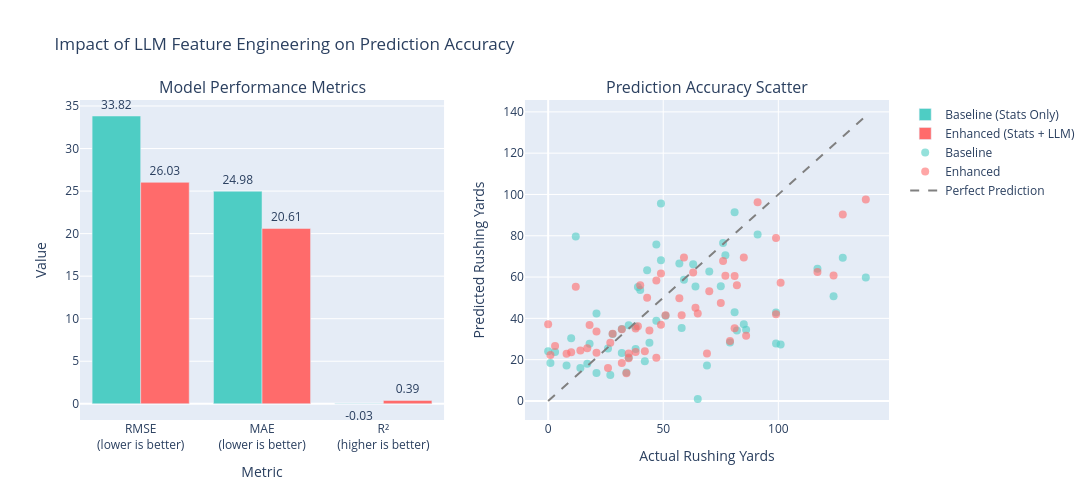

Notebook source saved alongside this figure:
### Code cell
import plotly.graph_objects as go
from plotly.subplots import make_subplots

# Calculate metrics for both models
rmse_baseline = np.sqrt(mean_squared_error(y_test, y_pred_baseline))
rmse_enhanced = np.sqrt(mean_squared_error(y_test, y_pred_test))
mae_baseline = mean_absolute_error(y_test, y_pred_baseline)
mae_enhanced = mean_absolute_error(y_test, y_pred_test)
r2_baseline = r2_score(y_test, y_pred_baseline)
r2_enhanced = r2_score(y_test, y_pred_test)

# Create subplots: 1 row, 2 columns
fig = make_subplots(
    rows=1, cols=2,
    subplot_titles=('Model Performance Metrics', 'Prediction Accuracy Scatter'),
    specs=[[{"type": "bar"}, {"type": "scatter"}]]
)

# Subplot 1: Bar chart comparing metrics
# Add annotations to indicate direction
metrics = ['RMSE<br>(lower is better)', 'MAE<br>(lower is better)', 'R²<br>(higher is better)']
baseline_values = [rmse_baseline, mae_baseline, r2_baseline]
enhanced_values = [rmse_enhanced, mae_enhanced, r2_enhanced]

fig.add_trace(
    go.Bar(name='Baseline (Stats Only)', x=metrics, y=baseline_values, 
           marker_color='#4ECDC4', text=[f'{v:.2f}' for v in baseline_values],
           textposition='outside'),
    row=1, col=1
)

fig.add_trace(
    go.Bar(name='Enhanced (Stats + LLM)', x=metrics, y=enhanced_values,
           marker_color='#FF6B6B', text=[f'{v:.2f}' for v in enhanced_values],
           textposition='outside'),
    row=1, col=1
)

# Subplot 2: Scatter plot of actual vs predicted
fig.add_trace(
    go.Scatter(x=y_test, y=y_pred_baseline, mode='markers',
               name='Baseline', marker=dict(color='#4ECDC4', size=8, opacity=0.6)),
    row=1, col=2
)

fig.add_trace(
    go.Scatter(x=y_test, y=y_pred_test, mode='markers',
               name='Enhanced', marker=dict(color='#FF6B6B', size=8, opacity=0.6)),
    row=1, col=2
)

# Add perfect prediction line
max_yards = max(y_test.max(), y_pred_baseline.max(), y_pred_test.max())
fig.add_trace(
    go.Scatter(x=[0, max_yards], y=[0, max_yards], mode='lines',
               name='Perfect Prediction', line=dict(color='gray', dash='dash')),
    row=1, col=2
)

# Update layout
fig.update_xaxes(title_text="Metric", row=1, col=1)
fig.update_yaxes(title_text="Value", row=1, col=1)
fig.update_xaxes(title_text="Actual Rushing Yards", row=1, col=2)
fig.update_yaxes(title_text="Predicted Rushing Yards", row=1, col=2)

fig.update_layout(
    title_text="Impact of LLM Feature Engineering on Prediction Accuracy",
    showlegend=True,
    height=500,
    width=1200
)

fig.show()

# Print improvement summary
print("\n=== Improvement Summary ===")
print(f"RMSE Improvement: {rmse_baseline - rmse_enhanced:.2f} yards ({(rmse_baseline - rmse_enhanced)/rmse_baseline*100:.1f}%) ⬇️")
print(f"MAE Improvement: {mae_baseline - mae_enhanced:.2f} yards ({(mae_baseline - mae_enhanced)/mae_baseline*100:.1f}%) ⬇️")
print(f"R² Improvement: {r2_enhanced - r2_baseline:.3f} ({(r2_enhanced - r2_baseline)/abs(r2_baseline)*100:.1f}%) ⬆️")

### Figure 1 — Plotly figure (JSON) as saved in the notebook; plotly's stock layout.template omitted (floating-point values rounded to 4 significant figures)
{"data": [{"marker": {"color": "#4ECDC4"}, "name": "Baseline (Stats Only)", "text": ["33.82", "24.98", "-0.03"], "textposition": "outside", "type": "bar", "x": ["RMSE<br>(lower is better)", "MAE<br>(lower is better)", "R²<br>(higher is better)"], "xaxis": "x", "y": [33.82, 24.98, -0.02532], "yaxis": "y"}, {"marker": {"color": "#FF6B6B"}, "name": "Enhanced (Stats + LLM)", "text": ["26.03", "20.61", "0.39"], "textposition": "outside", "type": "bar", "x": ["RMSE<br>(lower is better)", "MAE<br>(lower is better)", "R²<br>(higher is better)"], "xaxis": "x", "y": [26.03, 20.61, 0.3929], "yaxis": "y"}, {"marker": {"color": "#4ECDC4", "opacity": 0.6, "size": 8}, "mode": "markers", "name": "Baseline", "type": "scatter", "x": [42, 49, 70, 34, 47, 43, 8, 28, 64, 12, 86, 32, 101, 76, 38, 27, 49, 38, 99, 124, 85, 35, 117, 17, 51, 57, 21, 77, 81, 81, 1, 75, 65, 40, 59, 44, 99, 91, 39, 0, 63, 21, 26, 3, 35, 138, 10, 18, 47, 69, 128, 79, 14, 58, 32, 82], "xaxis": "x2", "y": [19.22, 95.62, 62.73, 13.82, 75.82, 63.36, 17.22, 32.44, 55.43, 79.63, 34.5, 23.23, 27.32, 76.52, 36.05, 12.53, 68.19, 25.17, 27.88, 50.7, 37.11, 21.0, 64.01, 18.05, 41.29, 66.54, 42.38, 70.52, 91.4, 42.91, 18.36, 55.54, 0.9562, 53.74, 58.68, 28.21, 42.82, 80.68, 55.19, 24.07, 66.2, 13.57, 25.39, 23.76, 36.65, 59.74, 30.34, 27.68, 38.88, 17.16, 69.33, 28.3, 16.03, 35.31, 34.82, 34.11], "yaxis": "y2"}, {"marker": {"color": "#FF6B6B", "opacity": 0.6, "size": 8}, "mode": "markers", "name": "Enhanced", "type": "scatter", "x": [42, 49, 70, 34, 47, 43, 8, 28, 64, 12, 86, 32, 101, 76, 38, 27, 49, 38, 99, 124, 85, 35, 117, 17, 51, 57, 21, 77, 81, 81, 1, 75, 65, 40, 59, 44, 99, 91, 39, 0, 63, 21, 26, 3, 35, 138, 10, 18, 47, 69, 128, 79, 14, 58, 32, 82], "xaxis": "x2", "y": [24.09, 61.76, 53.1, 13.46, 58.37, 50.01, 22.93, 32.5, 45.12, 55.36, 31.53, 18.44, 57.3, 67.84, 23.71, 28.25, 36.91, 35.16, 41.96, 60.82, 69.43, 20.63, 62.46, 25.56, 41.52, 49.76, 33.61, 60.63, 60.51, 35.21, 22.3, 47.5, 42.34, 56.05, 69.48, 34.09, 78.94, 96.23, 36.23, 37.14, 62.22, 23.35, 15.91, 26.63, 23.02, 97.53, 23.62, 36.83, 20.88, 23.04, 90.26, 28.99, 24.42, 41.47, 34.77, 56.06], "yaxis": "y2"}, {"line": {"color": "gray", "dash": "dash"}, "mode": "lines", "name": "Perfect Prediction", "type": "scatter", "x": [0, 138], "xaxis": "x2", "y": [0, 138], "yaxis": "y2"}], "layout": {"annotations": [{"font": {"size": 16}, "showarrow": false, "text": "Model Performance Metrics", "x": 0.225, "xanchor": "center", "xref": "paper", "y": 1, "yanchor": "bottom", "yref": "paper"}, {"font": {"size": 16}, "showarrow": false, "text": "Prediction Accuracy Scatter", "x": 0.775, "xanchor": "center", "xref": "paper", "y": 1, "yanchor": "bottom", "yref": "paper"}], "height": 500, "showlegend": true, "title": {"text": "Impact of LLM Feature Engineering on Prediction Accuracy"}, "width": 1200, "xaxis": {"anchor": "y", "domain": [0, 0.45], "title": {"text": "Metric"}}, "xaxis2": {"anchor": "y2", "domain": [0.55, 1], "title": {"text": "Actual Rushing Yards"}}, "yaxis": {"anchor": "x", "domain": [0, 1], "title": {"text": "Value"}}, "yaxis2": {"anchor": "x2", "domain": [0, 1], "title": {"text": "Predicted Rushing Yards"}}}}
